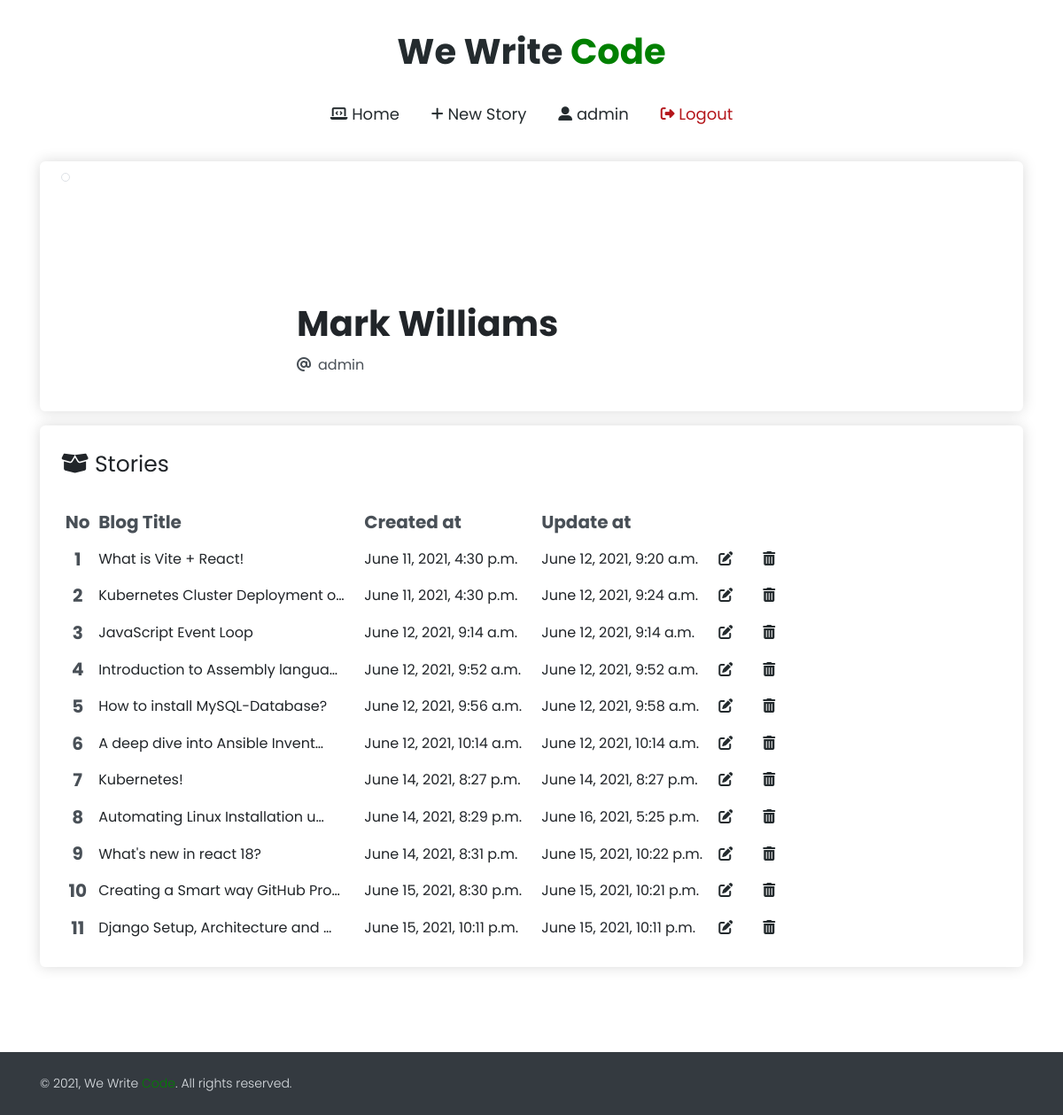
The page /accounts/profile/ (signed in) on the database as committed earlier.
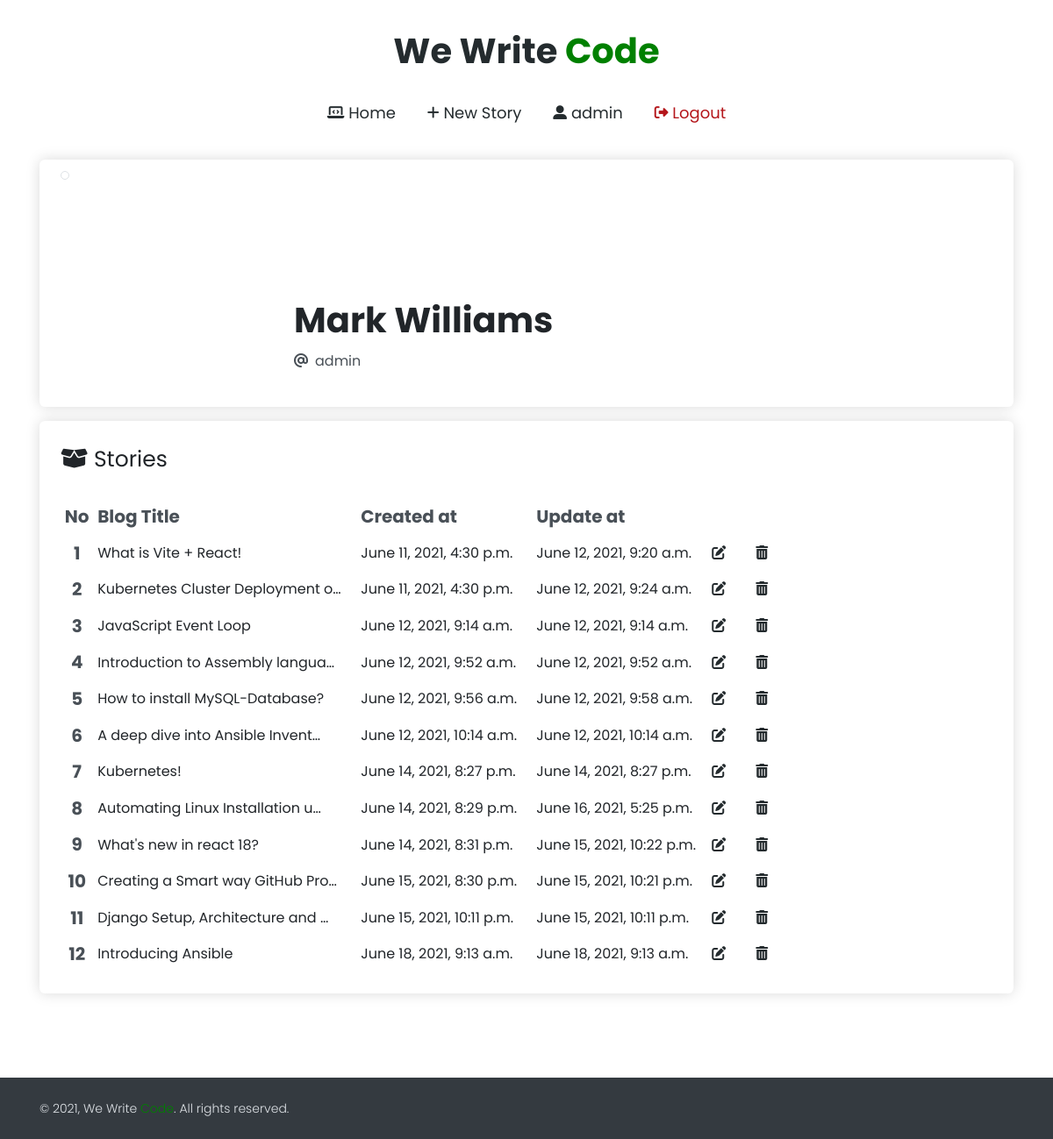
The same page on the database as committed later.
### Home/models.py (models this page shows, shortened)
class BlogModel(models.Model):
    user = models.ForeignKey(User, blank=True, null=True, on_delete=models.CASCADE)
    title = models.CharField(max_length=1000)
    subtitle = models.CharField(max_length=1000, blank=True, null=True, default='')
    content = FroalaField()
    slug = models.SlugField(max_length=1000, null=True, blank=True)
    image = models.ImageField(upload_to="BlogImage")
    created_at = models.DateTimeField(auto_now_add=True)
    update_at = models.DateTimeField(auto_now=True)

### Accounts/views.py (the view)
# urls.py: path('profile/', profile_view, name="profile"),
@login_required(login_url='login_view')
def profile_view(request):
    data = {}
    try:
        blogs = BlogModel.objects.filter(user = request.user)
        data = {'all_blogs' : blogs}
    except Exception as e:
        print(e)
    return render(request, "accounts/profile.html",data)

### templates/accounts/profile.html
{% extends 'base.html' %}
{% load static %}
{% block content %}
<div class="container">
    <div class="bg-white shadow rounded overflow-hidden" >
        <div class="px-4 pt-0 pb-4 cover">
            <div class="media align-items-end profile-head">
                <div class="profile mr-3 profile-image mt-2">
                    <img class="rounded-circle mb-2 img-thumbnail" src="https://bootdey.com/img/Content/avatar/avatar1.png" alt="">
                </div>
                <div>
                    <h1>Mark Williams</h1>
                    <p class="text-gray-700 text-md"> <i class="fas fa-at mr-2"></i>{{request.user.username}}</p>
                </div>
            </div>
        </div>
    </div>
    <div class="mt-3 mb-6 bg-white shadow rounded overflow-hidden" >
        <div class="px-4 pt-0 pb-4 cover">
            <div class="mt-4 mb-4"><a class="atag" style="font-size: 25px;"><i class="fas fa-box-open"></i> Stories</a></div>
            <div class="table-responsive-lg">
                <table class="table-sm table-hover">
                    <thead class="text-gray-700 text-lg">
                        <tr>
                        <th scope="col"> No</th>
                        <th  style="width: 300px;" scope="col"> Blog Title</th>
                        <th  style=" width: 200px;"  scope="col"> Created at</th>
                        <th  style=" width: 200px;" scope="col"> Update at</th>
                        <th  style=" width: 50px;" scope="col"></th>
                        <th  style=" width: 50px;" scope="col"></th>
                        </tr>
                    </thead>
                    <tbody>
                        {% for blog in all_blogs %}
                        <tr>
                        <th class=" text-center text-gray-700 text-lg" scope="row">{{forloop.counter}}</th>
                        <td>{{blog.title|truncatechars:32}}</td>
                        <td>{{blog.created_at}}</td>
                        <td>{{blog.update_at}}</td>
                        <td>
                            <a id="confirm-update" href="{% url 'update_blog' blog.slug %}" class="fas fa-edit fa-md"></a>
                        </td>
                        <td>
                            <a id="confirm-delete" class="fas fa-trash-alt fa-md" href="{% url 'delete_blog' blog.id %}" ></a>
                        </td>
                        </tr>
                        {% endfor %}
                    </tbody>
                </table>
            </div>
        </div>
    </div>
</div>
{% endblock %}

Rows that differ between the two databases and show on the page:
added BlogModel: title "Introducing Ansible", created_at "June 18, 2021, 9:13 a.m.", update_at "June 18, 2021, 9:13 a.m."
